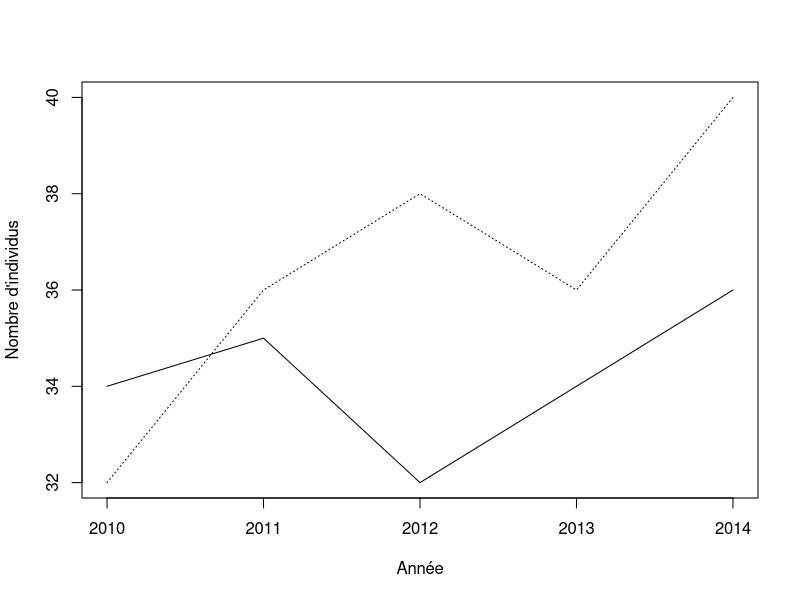
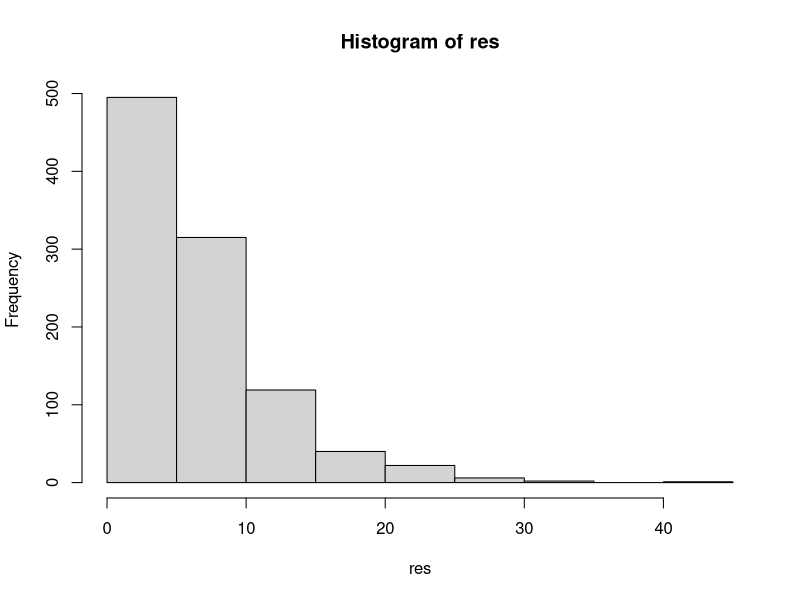
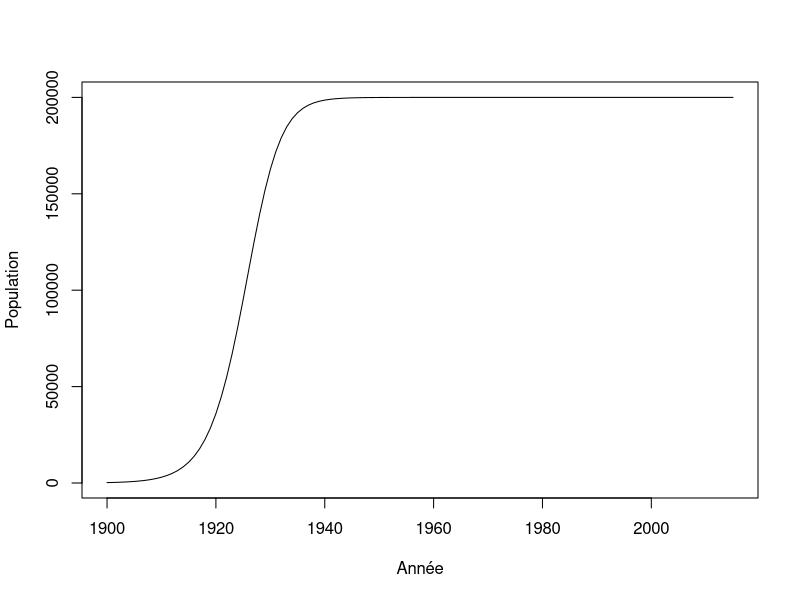

Source code (R) for these figures, in order:
## ---- chunk 1
donnees <- matrix(nr = 5, nc = 2)
donnees[,1] <- c(34,35,32,34,36)
donnees[,2] <- c(32,36,38,36,40)
an <- c(2010:2014)
head(donnees)
## ---- chunk 2
plot(an,donnees[,1],type = "l", xlab = "Année",ylab = "Nombre d'individus", ylim=c(32,40),cex=2)
lines(an,donnees[,2], lty = 3)
## ---- chunk 3
lambda <- matrix(nr = 4, nc = 2)
lambda[1,1] <- (donnees[2,1] - donnees[1,1]) / donnees[1,1]
## ---- chunk 4
lambda[2,1] <- (donnees[3,1] - donnees[2,1]) / donnees[2,1]
## ---- chunk 5
depart <- 1
fin <- 5
for(etape in depart:fin) {
    print(etape)
}
## ---- chunk 6
for(etape in c("Bonjour", "programmeurs", "en R")) {
    print(etape)
}
## ---- chunk 7
for(etape in 1:5) {
    print(etape*2)
}
## ---- chunk 8
for(F in -50:100) {
    cat("Pour F = ",F," on obtient C = ",(F - 32) *5/9, '\n')
}
## ---- chunk 9
test = runif(5, 0,1)
for(etape in 1:5) {
    print(test[etape])
}
## ---- chunk 10
test = runif(500, 0,1)
for(etape in 1:5) {
    print(test[etape * 5])
}
## ---- chunk 11
n = 1
for(etape in -2:5) {
    cat("etape = ",etape, " n = ",n, '\n')
    n <- n + 1
}
## ---- chunk 12
n <- 1
for(etape in 1:10) n <- n*etape
n
## ---- chunk 13
piece <- c("pile","face")
combinaison = "face-face"
while(combinaison != "pile-pile") {
    essai1 <- sample(piece, 1)
    essai2 <- sample(piece, 1)
    combinaison <- paste(essai1, "-" , essai2, sep = "")
    print(combinaison)
}
## ---- chunk 14
de <- c(1:6)
n_test <- 1000
res <- numeric(n_test)
for(i in 1:n_test) {
	n <- 1
	face <- 0
	while(face != 6) {
		face <- sample(de,1)
		n <- n + 1
	}
	res[i] <- n
}
mean(res)
## ---- chunk 15
hist(res)
## ---- chunk 16
r <- 0.3
N <- 220
K <- 200000
step <- 1
while(N < K/2) {
    N <- N + r * N * (1 - N/K)
    step <- step + 1
}
step
## ---- chunk 17
r <- 0.3
K <- 200000
n_steps <- 115
N <- numeric(n_steps+1)
N[1] <- 220

for(i in 2:(n_steps+1)) {
    N[i] <- N[i-1] + r * N[i-1] * (1 - N[i-1]/K)
}
## ---- chunk 18
plot(c(1900:2015), N, type = "l", xlab = "Année", ylab = "Population")
## ---- chunk 19
X <- runif(n = 10)
res <- numeric(10)
for(i in 1:10) {
    if(X[i] < 0.3) {
        res[i] <- "plus petit"
    }
    else {
        res[i] <- "plus grand"
    }
}
cbind(X,res)
## ---- chunk 20
res2 <- numeric(10)
for(i in 1:10) {
    if(X[i] > 0.2 & X[i] < 0.6) {
        res2[i] <- "oui"
    }
    else {
        res2[i] <- "non"
    }
}
cbind(X,res2)
## ---- chunk 21
res2 <- numeric(10)
res2[X > 0.2 & X < 0.6] <- "oui"
res2[X < 0.2 | X > 0.6] <- "non"
cbind(X,res2)
